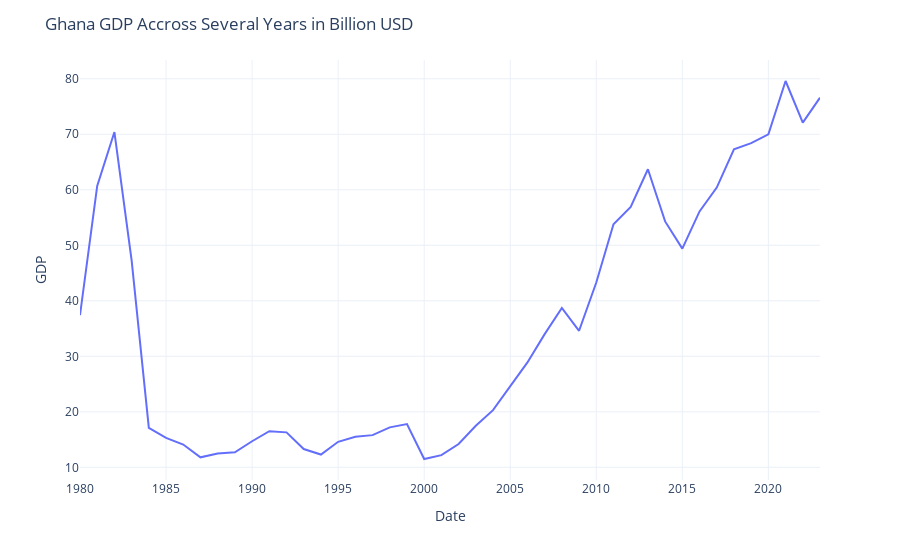

The cell this chart's notebook holds for it:
### Code cell
fig1 = px.line(df, x="Year", y="GDP(in billion US$ nominal)")

fig1.update_layout(
    title="Ghana GDP Accross Several Years in Billion USD",
    xaxis_title="Date",
    yaxis_title="GDP",
    template="plotly_white"
)

fig1.show()

### Figure 1 — Plotly figure (JSON) as saved in the notebook; plotly's stock layout.template omitted (floating-point values rounded to 4 significant figures)
{"data": [{"hovertemplate": "Year=%{x}<br>GDP(in billion US$ nominal)=%{y}<extra></extra>", "legendgroup": "", "line": {"color": "#636efa", "dash": "solid"}, "marker": {"symbol": "circle"}, "mode": "lines", "name": "", "orientation": "v", "showlegend": false, "type": "scatter", "x": [1980, 1981, 1982, 1983, 1984, 1985, 1986, 1987, 1988, 1989, 1990, 1991, 1992, 1993, 1994, 1995, 1996, 1997, 1998, 1999, 2000, 2001, 2002, 2003, 2004, 2005, 2006, 2007, 2008, 2009, 2010, 2011, 2012, 2013, 2014, 2015, 2016, 2017, 2018, 2019, 2020, 2021, 2022, 2023], "xaxis": "x", "y": [37.4, 60.7, 70.4, 47.3, 17.1, 15.3, 14.1, 11.8, 12.5, 12.7, 14.7, 16.5, 16.3, 13.3, 12.3, 14.6, 15.5, 15.8, 17.2, 17.8, 11.5, 12.2, 14.2, 17.5, 20.3, 24.6, 28.9, 34, 38.7, 34.6, 43.3, 53.8, 56.9, 63.7, 54.3, 49.4, 56.1, 60.4, 67.3, 68.4, 70, 79.6, 72.1, 76.6], "yaxis": "y"}], "layout": {"legend": {"tracegroupgap": 0}, "margin": {"t": 60}, "title": {"text": "Ghana GDP Accross Several Years in Billion USD"}, "xaxis": {"anchor": "y", "domain": [0, 1], "title": {"text": "Date"}}, "yaxis": {"anchor": "x", "domain": [0, 1], "title": {"text": "GDP"}}}}
